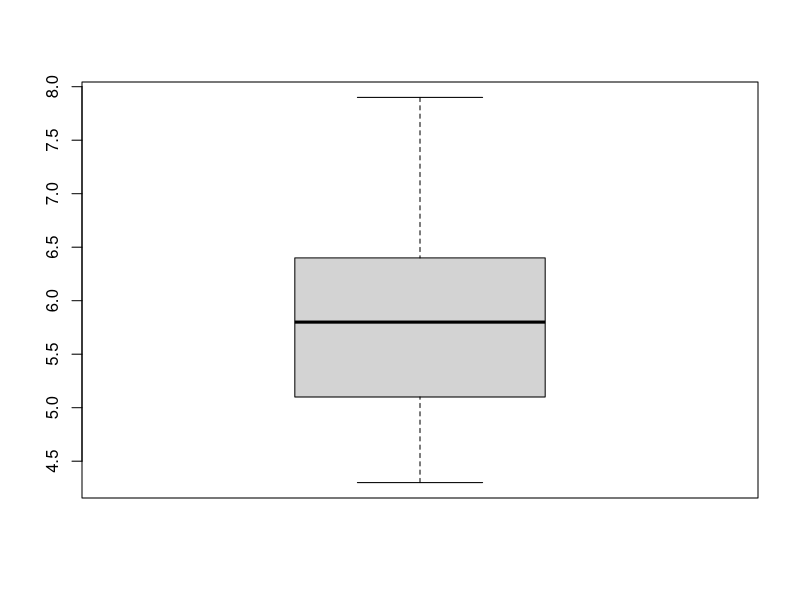
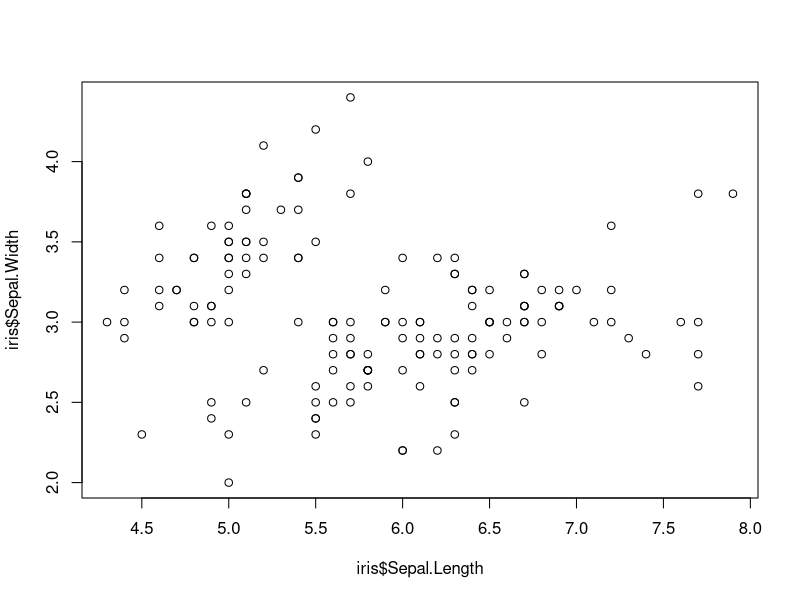
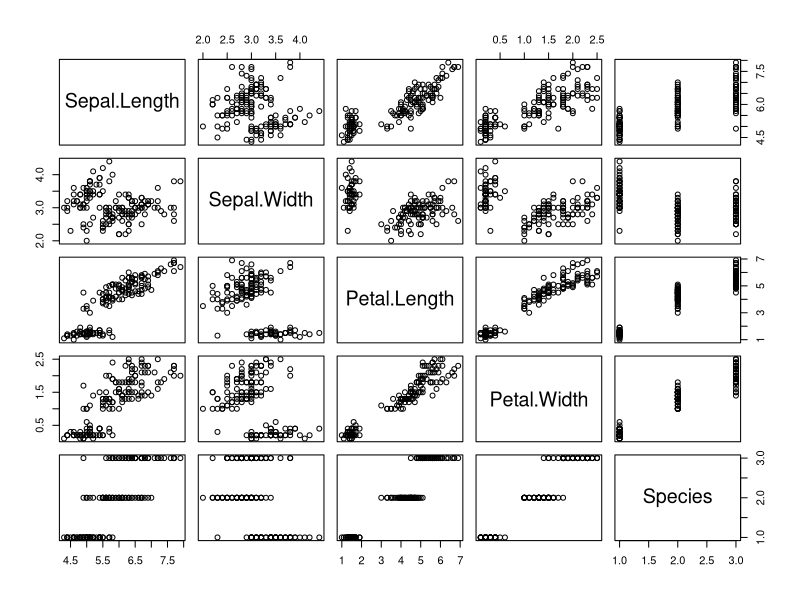
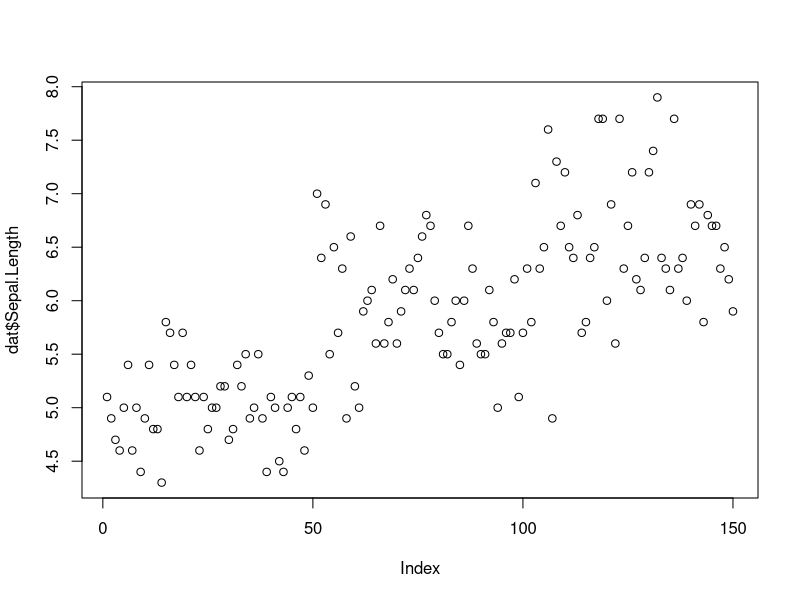

The R script that drew these images, in order: (Note: this script raises an error after producing the figures.)
getwd()
setwd("C:/Users/Everett/Desktop/R/cpsc298")

library(datasets)
summary(iris)
boxplot(iris$Sepal.Length)
plot(iris$Sepal.Length, iris$Sepal.Width)

dat <- iris
names(dat)
str(dat)
dat$new_class_species <- as.character(dat$Species)
dat$new_class_species <- NULL
dat$Species <- gsub("%", '"', dat$Species)
dat <- na.omit(dat)

summary(dat)
plot(dat)
plot(dat$Sepal.Length)
plot(dat, col = dat$Species)
legend(7, 4.3, unique(dat$Species), col = 1:length(dat$Species), pch = 1)
